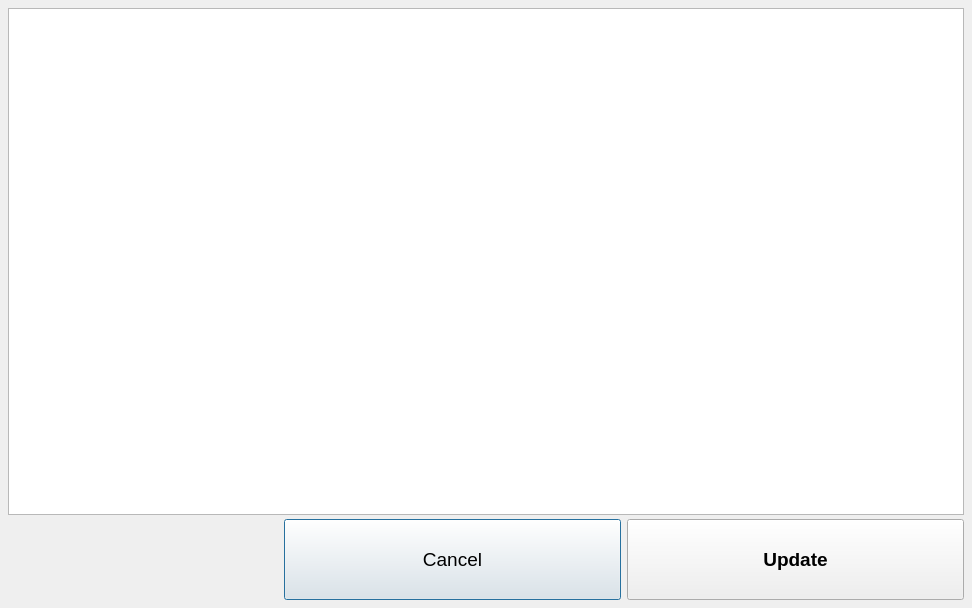
<?xml version="1.0" encoding="UTF-8"?>
<ui version="4.0">
 <class>verCheckUpWindow</class>
 <widget class="QDialog" name="verCheckUpWindow">
  <property name="geometry">
   <rect>
    <x>0</x>
    <y>0</y>
    <width>972</width>
    <height>608</height>
   </rect>
  </property>
  <property name="windowTitle">
   <string>Version Checkup Window</string>
  </property>
  <property name="modal">
   <bool>true</bool>
  </property>
  <layout class="QVBoxLayout" name="verticalLayout">
   <property name="spacing">
    <number>4</number>
   </property>
   <property name="margin">
    <number>8</number>
   </property>
   <item>
    <widget class="QTableWidget" name="version_tableWidget">
     <property name="selectionMode">
      <enum>QAbstractItemView::NoSelection</enum>
     </property>
    </widget>
   </item>
   <item>
    <layout class="QHBoxLayout" name="horizontalLayout">
     <property name="spacing">
      <number>6</number>
     </property>
     <item>
      <spacer name="horizontalSpacer_2">
       <property name="orientation">
        <enum>Qt::Horizontal</enum>
       </property>
       <property name="sizeType">
        <enum>QSizePolicy::Fixed</enum>
       </property>
       <property name="sizeHint" stdset="0">
        <size>
         <width>20</width>
         <height>20</height>
        </size>
       </property>
      </spacer>
     </item>
     <item>
      <widget class="QLabel" name="logo_label">
       <property name="minimumSize">
        <size>
         <width>230</width>
         <height>81</height>
        </size>
       </property>
       <property name="maximumSize">
        <size>
         <width>230</width>
         <height>81</height>
        </size>
       </property>
       <property name="text">
        <string/>
       </property>
      </widget>
     </item>
     <item>
      <spacer name="horizontalSpacer">
       <property name="orientation">
        <enum>Qt::Horizontal</enum>
       </property>
       <property name="sizeType">
        <enum>QSizePolicy::Fixed</enum>
       </property>
       <property name="sizeHint" stdset="0">
        <size>
         <width>20</width>
         <height>20</height>
        </size>
       </property>
      </spacer>
     </item>
     <item>
      <widget class="QPushButton" name="cancel_pushButton">
       <property name="sizePolicy">
        <sizepolicy hsizetype="Minimum" vsizetype="Preferred">
         <horstretch>0</horstretch>
         <verstretch>0</verstretch>
        </sizepolicy>
       </property>
       <property name="font">
        <font>
         <pointsize>14</pointsize>
        </font>
       </property>
       <property name="text">
        <string>Cancel</string>
       </property>
      </widget>
     </item>
     <item>
      <widget class="QPushButton" name="update_pushButton">
       <property name="sizePolicy">
        <sizepolicy hsizetype="Minimum" vsizetype="Preferred">
         <horstretch>0</horstretch>
         <verstretch>0</verstretch>
        </sizepolicy>
       </property>
       <property name="font">
        <font>
         <pointsize>14</pointsize>
         <weight>75</weight>
         <bold>true</bold>
        </font>
       </property>
       <property name="text">
        <string>Update</string>
       </property>
      </widget>
     </item>
    </layout>
   </item>
  </layout>
 </widget>
 <resources/>
 <connections/>
</ui>
